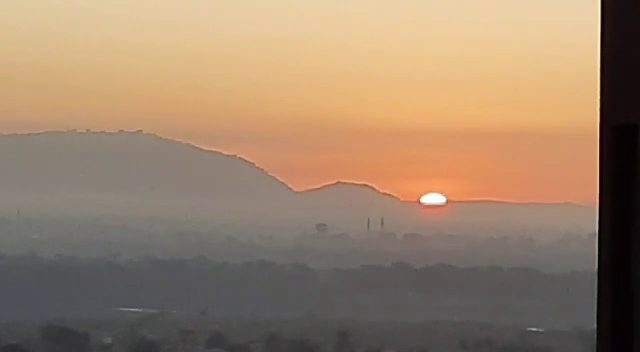
#> input picture frame 19 of Video Processing/sunrise.mp4, 640 x 352 px
$ jupyter execute 'Video processing.ipynb'   (older library calls are emulated)
#> lines starting #> are read from the running program, lines starting #| are printed output that depends on the picture
#> further down, frame is the input picture: shape (352, 640, 3); mean B, G, R 106.6, 130, 154.6
[cell 1]
import cv2
import matplotlib.pyplot as plt
import numpy as np
ddepth = cv2.CV_16S

[cell 2]
def laplacian(image,ddepth,kernel_size):  # sharp_im = orig_im - alpha*(laplacian)
    image_blur = cv2.medianBlur(image,5)
    # cv2.imshow('Original',image)
    # cv2.imshow('Blurred intensity',image_blur)
    for i in range(10):
        cv2.addWeighted(image,0.9,image_blur,0.09,0,image)
    # [10 lines of commented-out code are left out]
    cv2.waitKey(0)
    cv2.destroyAllWindows()
    return image

[cell 3]
def hsi_sharpening(frame):
    hsi = cv2.cvtColor(frame,cv2.COLOR_BGR2HSV)
#> hsi: shape (352, 640, 3); mean H, S, V 36.6, 69.5, 154.9
    h = []
    s = []
    v = []
    #print(hsi)
    for i in range(hsi.shape[0]):
        for j in range(hsi.shape[1]):
            h.append(hsi[i][j][0])
            s.append(hsi[i][j][1])
            v.append(hsi[i][j][2])
#> after the loop, h = 225280 items; s = 225280 items; v = 225280 items
    h = np.array(h)
    s = np.array(s)
    v = np.array(v)
    v.resize(hsi.shape[0],hsi.shape[1])
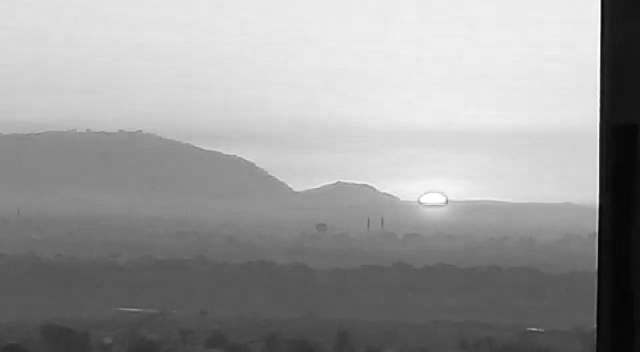
#> v: shape (352, 640); min 1, max 255, mean 154.9
    h.resize(hsi.shape[0],hsi.shape[1])
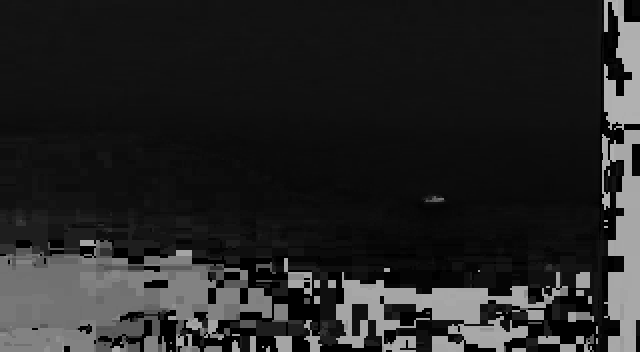
#> h: shape (352, 640); min 0, max 179, mean 36.6
    s.resize(hsi.shape[0],hsi.shape[1])
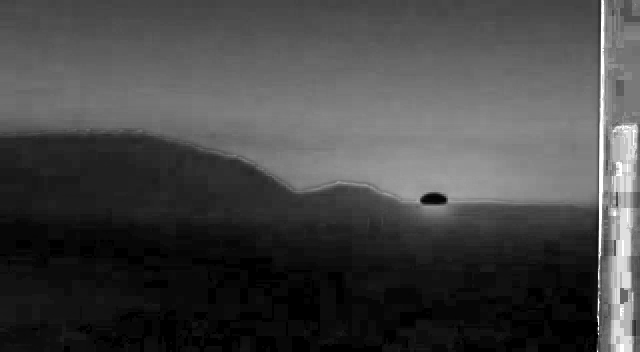
#> s: shape (352, 640); min 0, max 255, mean 69.5
    lap = laplacian(v,ddepth,7)
    hsv = np.dstack([h,s,lap])
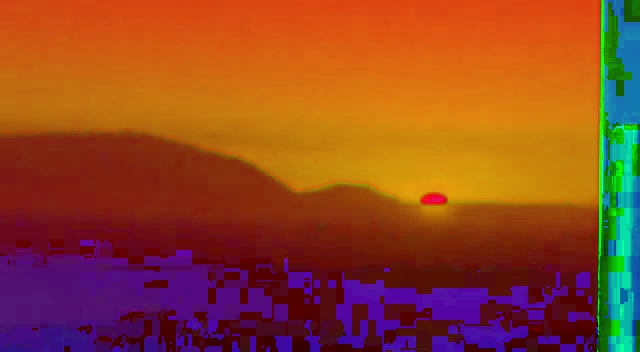
#> hsv: shape (352, 640, 3); mean of channels 0, 1, 2 36.6, 69.5, 145.4; drawn as B, G, R
    final = cv2.cvtColor(hsv,cv2.COLOR_HSV2BGR)
    return final

[cell 4]
cap = cv2.VideoCapture('sunrise.mp4')

if (cap.isOpened()== False):
    print("Error opening video stream or file")

[cell 5]
# Read until video is completed
frame_width = int(cap.get(3))
frame_height = int(cap.get(4))
frame_count = 0
out = cv2.VideoWriter('outpy.avi',cv2.VideoWriter_fourcc('M','J','P','G'), 30, (frame_width,frame_height))
while(cap.isOpened()):
    ret, frame = cap.read()
    if ret==True:
        frame_count+=1
        final = hsi_sharpening(frame)
        out.write(frame)
    else:
        break

print(frame_count)
out.release()
cap.release()
cv2.destroyAllWindows()

$ run again, starting later in the video
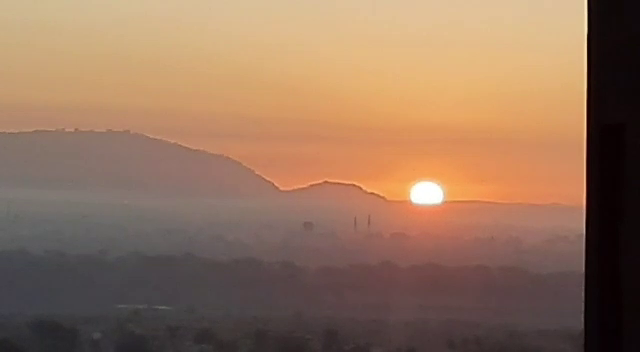
#> input picture frame 86 of Video Processing/sunrise.mp4, 640 x 352 px
#> frame is the input picture: shape (352, 640, 3); mean B, G, R 91.8, 115.1, 148
#> hsi: shape (352, 640, 3); mean H, S, V 43.5, 91.1, 148.2
#> after the loop in hsi_sharpening, `for i in range(hsi.shape[0]):`: h = 225280 items
#> in hsi_sharpening, `s.resize(hsi.shape[0],hsi.shape[1])`:
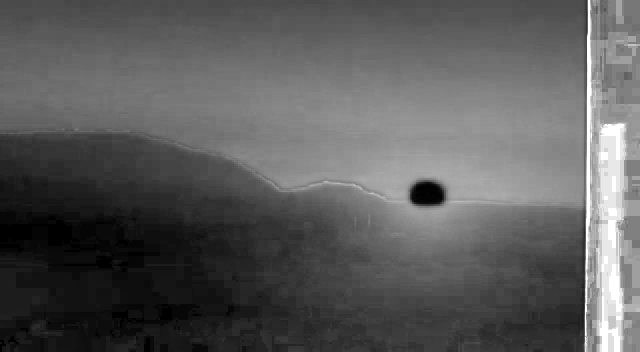
#> s: shape (352, 640); min 0, max 255, mean 91.1
#> in hsi_sharpening, `hsv = np.dstack([h,s,lap])`:
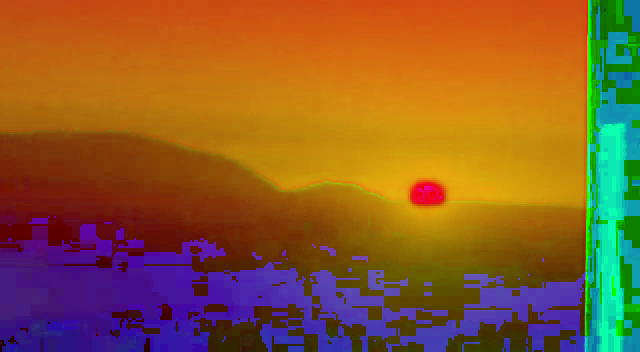
#> hsv: shape (352, 640, 3); mean of channels 0, 1, 2 43.5, 91.1, 139.1; drawn as B, G, R
